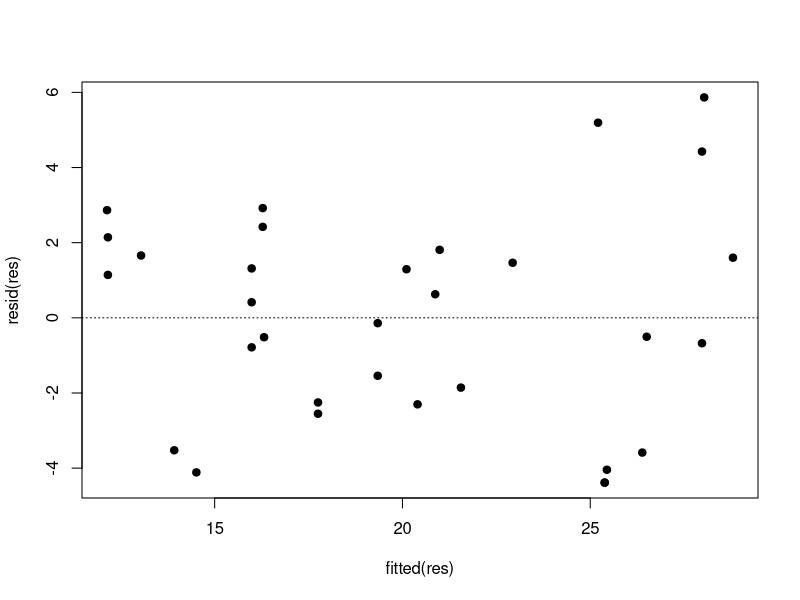
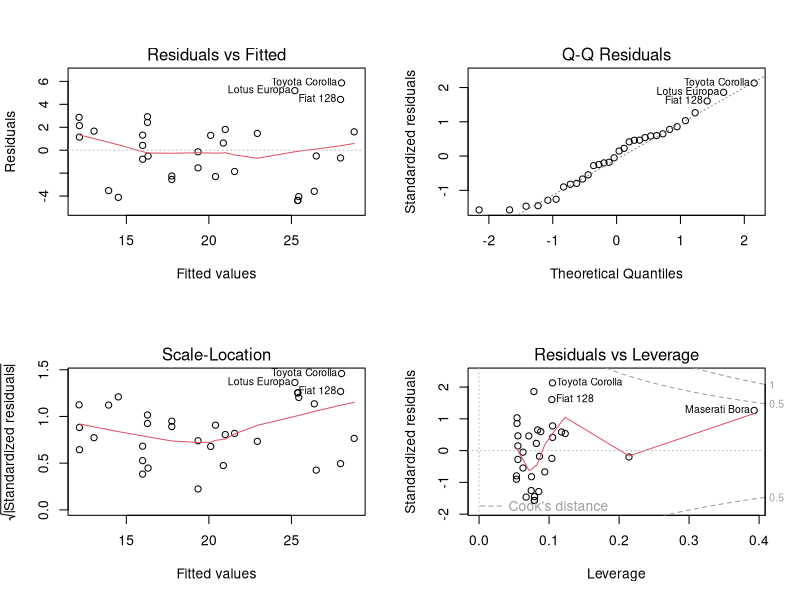
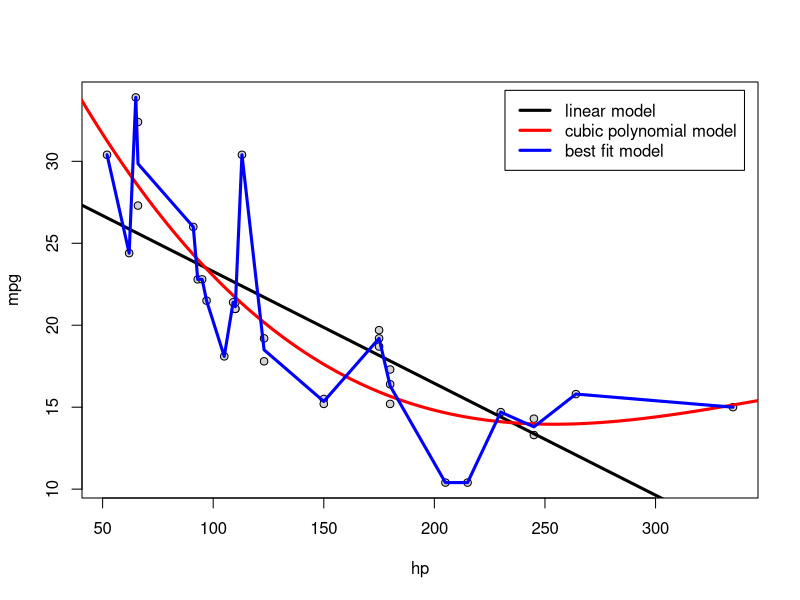

Recreate these plots in R, in order.
############################################################################

# Open Online R Stream (https://www.wvbauer.com/doku.php/live_streams)
#
# By:   Wolfgang Viechtbauer (https://www.wvbauer.com)
# Date: 2023-11-02
#
# Topic(s):
# - An Introduction to R
#   https://cran.r-project.org/doc/manuals/r-release/R-intro.html
# - Section(s): 11.3 - 11.5
#
# last updated: 2024-02-23

############################################################################

## 11.3: Generic functions for extracting model information

# inspect the mtcars dataset again
mtcars

# fit a linear regression model predicting the miles per gallon (mpg) of the
# cars from their horsepower (hp) and whether it is an automatic or manual
# transmission (am; 0 = automatic, 1 = manual)
res <- lm(mpg ~ hp + am, data=mtcars)

# print the 'res' object
res

# the above is the same as calling the print() function on the object
print(res)

# as we can see, printing the 'res' object is rather uninformative; all this
# gives us info about the model that was fitted and the model coefficients

# the lm() function returns an object of class 'lm'
class(res)

# this is a list
is.list(res)

# if we just want to see what is inside of this list object, we can remove the
# class and just print the raw list contents
unclass(res)

# to get more information about the fitted model, use summary()
summary(res)

# we can extract the coefficients with coef()
coef(res)

# so we could manually compute the predicted average gas mileage of cars with
# hp=100 and am=1 (i.e., with manual transmission) as follows
b <- coef(res)
b[[1]] + b[[2]]*100 + b[[3]]*1

# as we saw earlier, res has an element called 'coefficients' and this is
# really just what coef() is extracting from res
res$coefficients

# note: if possible, use 'extractor functions' like coef() to get at elements
# inside model objects; then you don't have to worry about how things are
# stored internally in such objects

# extract the variance-covariance matrix of the coefficients
vcov(res)

# the square-root of the diagonal elements of this matrix are the standard
# errors of the regression coefficients (as shown in summary(res))
sqrt(diag(vcov(res)))

# extract the residuals
resid(res)

# extract the standardized residuals
rstandard(res)

# extract the fitted values
fitted(res)

# plot of the fitted values versus residuals
plot(fitted(res), resid(res), pch=19)
abline(h=0, lty="dotted")

# we can also directly call plot() on the model object
par(mfrow=c(2,2))
plot(res)
par(mfrow=c(1,1))

# this gives four different plots:
#
# 1) plot of the fitted values versus residuals
# 2) qq-plot of the standardized residuals
# 3) plot of the fitted values versus the square-root of the absolute value of
#    the standardized residuals
# 4) plot of the 'leverage' of the points versus the standardized residuals
#
# these different plots have different diagnostic purposes; to read a bit more
# about these plots (and others that can be created with plot() here), see:
help(plot.lm)

# above, we computed a predicted value manually; but we can use predict() to
# do the computations more conveniently
predict(res, newdata=data.frame(hp=100, am=1))

# with this, we can easily compute multiple predicted values simultaneously
predict(res, newdata=data.frame(hp=seq(60,200,by=20), am=1))

# look at the documentation of the predict method for lm objects
help(predict.lm)

# we see that we can get confidence intervals for the predictions by setting
# the 'interval' argument to "confidence" (with 95% CIs being the default)
predict(res, newdata=data.frame(hp=seq(60,200,by=20), am=1), interval="confidence")

# fit two models, one with just 'hp' as predictor and one with also 'am' as predictor
res0 <- lm(mpg ~ hp, data=mtcars)
res1 <- lm(mpg ~ hp + am, data=mtcars)

# model comparison (this is identical to testing the slope of 'am')
anova(res0, res1)
summary(res1)

# fit two models, one with just the intercept and one with both predictors
res0 <- lm(mpg ~ 1, data=mtcars)
res1 <- lm(mpg ~ hp + am, data=mtcars)

# sidenote: res0 is a model that doesn't take any of the characteristics of
# the cars into consideration when making a prediction about their gas
# mileage; or in other words, the estimated intercept of this model is equal
# to the average mpg value of the 32 cars in the dataset, and hence it
# predicts the same gas mileage for all 32 cars

# model comparison (this is identical to the omnibus F-test of the res1 model)
anova(res0, res1)
summary(res1)

# compare two more models, one with just 'hp' as predictor and the other one
# also with number of cylinders (as a factor / categorical predictor)
res0 <- lm(mpg ~ hp, data=mtcars)
res1 <- lm(mpg ~ hp + factor(cyl), data=mtcars)
anova(res0, res1)

# this is testing whether the cylinders factor as a whole is significant
# (while controlling for the horsepower of the cars)

# compare two more models, one assuming a linear relationship between 'hp' and
# gas mileage and one assuming a non-linear relationship (of the form of a
# cubic polynomial)
res0 <- lm(mpg ~ hp, data=mtcars)
res1 <- lm(mpg ~ poly(hp, degree=3), data=mtcars)
anova(res0, res1)

# plot the data and add the regression lines from the two models to the plot
plot(mpg ~ hp, data=mtcars, pch=21, bg="lightgray")
abline(res0, lwd=3)
hps <- 40:350
pred <- predict(res1, newdata=data.frame(hp=hps))
lines(hps, pred, lwd=3, col="red")

# treat hp as a categorical predictor
res2 <- lm(mpg ~ factor(hp), data=mtcars)
summary(res2)

# this model gives the best fit among all models that only take hp into
# consideration for making predictions about the gas mileage

# add the predicted values of this model to the plot
hps <- sort(unique(mtcars$hp))
pred <- predict(res2, newdata=data.frame(hp=hps))
lines(hps, pred, lwd=3, col="blue")

# add a legend
legend("topright", inset=.02, lty=1, col=c("black","red","blue"), lwd=3,
       legend=c("linear model", "cubic polynomial model", "best fit model"))

# now test if this model gives a significantly better fit than the model that
# assumes that the relationship is linear
anova(res0, res1)

# this is sometimes called the 'lack of linearity test' or 'lack of fit test'
# (which goes back to Fisher, 1922; https://doi.org/10.2307/2341124)

# fit a model with multiple predictors
res <- lm(mpg ~ hp + am + factor(cyl) + wt, data=mtcars)
summary(res)

# when we use anova() just on a single model like the one above, then we get a
# sequence of tests, so testing if adding hp to the model improves the fit
# (yes), testing if adding am to the model when hp is already included
# improves the fit (yes), testing if adding factor(cyl) improves the fit when
# hp and am are already included (yes), and finally whether adding wt improves
# the fit when all other predictors are already included (also yes)
anova(res)

############################################################################

## 11.4: Analysis of variance and model comparison

# a simple example of aov(): one-way analysis of variance (ANOVA)
res <- aov(mpg ~ factor(cyl), data=mtcars)
summary(res)

# using aov(), one can also fit more complex ANOVA-type models (e.g., with
# multiple between- and/or within-subject factors); depending on the model,
# this requires the use of Error() in the model formula and can get more
# complex; a nice package that can simplify the fitting of such models is the
# 'ez' package: https://cran.r-project.org/package=ez

# sidenote: we'll skip some of the other points being raised here

############################################################################

## 11.5: Updating fitted models

# fit a model
res1 <- lm(mpg ~ hp + am, data=mtcars)
summary(res1)

# update the model by adding some additional predictors
res2 <- update(res1, . ~ . + factor(cyl) + wt)
summary(res2)

# note: the period (.) in update() means: 'what was here before'

# update the model by removing some predictor
res3 <- update(res2, . ~ . - factor(cyl))
summary(res3)

# careful: outside of update(), the period in a formula has a different
# meaning, typically to stand for all variables (except for the outcome)
res <- lm(mpg ~ ., data=mtcars)
summary(res)

############################################################################
